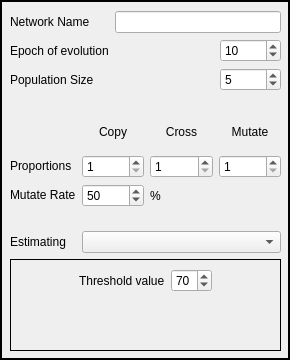
      <widget class="QFrame" name="frame">
       <property name="sizePolicy">
        <sizepolicy hsizetype="Preferred" vsizetype="Preferred">
         <horstretch>0</horstretch>
         <verstretch>0</verstretch>
        </sizepolicy>
       </property>
       <property name="frameShape">
        <enum>QFrame::WinPanel</enum>
       </property>
       <widget class="QWidget" name="verticalLayoutWidget_2">
        <property name="geometry">
         <rect>
          <x>10</x>
          <y>10</y>
          <width>271</width>
          <height>341</height>
         </rect>
        </property>
        <layout class="QVBoxLayout" name="verticalLayout_2" stretch="5,1,5,1,5,5">
         <item>
          <layout class="QGridLayout" name="gridLayout_4">
           <property name="topMargin">
            <number>1</number>
           </property>
           <item row="1" column="1">
            <layout class="QHBoxLayout" name="horizontalLayout_23">
             <item>
              <spacer name="horizontalSpacer_34">
               <property name="orientation">
                <enum>Qt::Horizontal</enum>
               </property>
               <property name="sizeHint" stdset="0">
                <size>
                 <width>40</width>
                 <height>20</height>
                </size>
               </property>
              </spacer>
             </item>
             <item>
              <widget class="QSpinBox" name="evolEpoch_SB">
               <property name="minimum">
                <number>1</number>
               </property>
               <property name="maximum">
                <number>10000</number>
               </property>
               <property name="value">
                <number>10</number>
               </property>
              </widget>
             </item>
            </layout>
           </item>
           <item row="0" column="0">
            <widget class="QLabel" name="label_15">
             <property name="text">
              <string>Network Name</string>
             </property>
            </widget>
           </item>
           <item row="0" column="1">
            <widget class="QLineEdit" name="netName_LE"/>
           </item>
           <item row="1" column="0">
            <widget class="QLabel" name="label_18">
             <property name="text">
              <string>Epoch of evolution</string>
             </property>
            </widget>
           </item>
           <item row="2" column="0">
            <widget class="QLabel" name="label_17">
             <property name="text">
              <string>Population Size</string>
             </property>
            </widget>
           </item>
           <item row="2" column="1">
            <layout class="QHBoxLayout" name="horizontalLayout_24">
             <item>
              <spacer name="horizontalSpacer_35">
               <property name="orientation">
                <enum>Qt::Horizontal</enum>
               </property>
               <property name="sizeHint" stdset="0">
                <size>
                 <width>40</width>
                 <height>20</height>
                </size>
               </property>
              </spacer>
             </item>
             <item>
              <widget class="QSpinBox" name="popSize_SB">
               <property name="minimum">
                <number>3</number>
               </property>
               <property name="maximum">
                <number>10000</number>
               </property>
               <property name="value">
                <number>5</number>
               </property>
              </widget>
             </item>
            </layout>
           </item>
          </layout>
         </item>
         <item>
          <spacer name="verticalSpacer">
           <property name="orientation">
            <enum>Qt::Vertical</enum>
           </property>
           <property name="sizeHint" stdset="0">
            <size>
             <width>20</width>
             <height>40</height>
            </size>
           </property>
          </spacer>
         </item>
         <item>
          <layout class="QGridLayout" name="gridLayout_5">
           <item row="1" column="1">
            <widget class="QSpinBox" name="copy_SB">
             <property name="minimum">
              <number>1</number>
             </property>
            </widget>
           </item>
           <item row="0" column="2">
            <widget class="QLabel" name="label_21">
             <property name="text">
              <string>&lt;html&gt;&lt;head/&gt;&lt;body&gt;&lt;p align=&quot;center&quot;&gt;Cross&lt;/p&gt;&lt;/body&gt;&lt;/html&gt;</string>
             </property>
            </widget>
           </item>
           <item row="0" column="3">
            <widget class="QLabel" name="label_22">
             <property name="text">
              <string>&lt;html&gt;&lt;head/&gt;&lt;body&gt;&lt;p align=&quot;center&quot;&gt;Mutate&lt;/p&gt;&lt;/body&gt;&lt;/html&gt;</string>
             </property>
            </widget>
           </item>
           <item row="0" column="1">
            <widget class="QLabel" name="label_20">
             <property name="text">
              <string>&lt;html&gt;&lt;head/&gt;&lt;body&gt;&lt;p align=&quot;center&quot;&gt;Copy&lt;/p&gt;&lt;/body&gt;&lt;/html&gt;</string>
             </property>
            </widget>
           </item>
           <item row="1" column="0">
            <widget class="QLabel" name="label_19">
             <property name="text">
              <string>&lt;html&gt;&lt;head/&gt;&lt;body&gt;&lt;p&gt;Proportions&lt;/p&gt;&lt;/body&gt;&lt;/html&gt;</string>
             </property>
            </widget>
           </item>
           <item row="1" column="3">
            <widget class="QSpinBox" name="mutate_SB">
             <property name="minimum">
              <number>1</number>
             </property>
            </widget>
           </item>
           <item row="1" column="2">
            <widget class="QSpinBox" name="cross_SP">
             <property name="minimum">
              <number>1</number>
             </property>
            </widget>
           </item>
           <item row="2" column="0">
            <widget class="QLabel" name="label_23">
             <property name="text">
              <string>&lt;html&gt;&lt;head/&gt;&lt;body&gt;&lt;p&gt;Mutate Rate&lt;/p&gt;&lt;/body&gt;&lt;/html&gt;</string>
             </property>
            </widget>
           </item>
           <item row="2" column="1">
            <widget class="QSpinBox" name="mutateRate_SB">
             <property name="minimum">
              <number>10</number>
             </property>
             <property name="maximum">
              <number>100</number>
             </property>
             <property name="value">
              <number>50</number>
             </property>
            </widget>
           </item>
           <item row="2" column="2">
            <widget class="QLabel" name="label_24">
             <property name="text">
              <string>%</string>
             </property>
            </widget>
           </item>
          </layout>
         </item>
         <item>
          <spacer name="verticalSpacer_2">
           <property name="orientation">
            <enum>Qt::Vertical</enum>
           </property>
           <property name="sizeHint" stdset="0">
            <size>
             <width>20</width>
             <height>40</height>
            </size>
           </property>
          </spacer>
         </item>
         <item>
          <layout class="QHBoxLayout" name="horizontalLayout_25" stretch="1,3">
           <item>
            <widget class="QLabel" name="label_25">
             <property name="text">
              <string>&lt;html&gt;&lt;head/&gt;&lt;body&gt;&lt;p&gt;Estimating&lt;/p&gt;&lt;/body&gt;&lt;/html&gt;</string>
             </property>
            </widget>
           </item>
           <item>
            <widget class="QComboBox" name="estimatingWay_CB"/>
           </item>
          </layout>
         </item>
         <item>
          <widget class="QFrame" name="frame_3">
           <property name="frameShape">
            <enum>QFrame::Box</enum>
           </property>
           <widget class="QWidget" name="horizontalLayoutWidget_3">
            <property name="geometry">
             <rect>
              <x>10</x>
              <y>10</y>
              <width>251</width>
              <height>31</height>
             </rect>
            </property>
            <layout class="QHBoxLayout" name="horizontalLayout_32">
             <property name="sizeConstraint">
              <enum>QLayout::SetMaximumSize</enum>
             </property>
             <item>
              <spacer name="horizontalSpacer_17">
               <property name="orientation">
                <enum>Qt::Horizontal</enum>
               </property>
               <property name="sizeHint" stdset="0">
                <size>
                 <width>40</width>
                 <height>20</height>
                </size>
               </property>
              </spacer>
             </item>
             <item>
              <widget class="QLabel" name="label_32">
               <property name="text">
                <string>Threshold value</string>
               </property>
              </widget>
             </item>
             <item>
              <widget class="QSpinBox" name="spinBox">
               <property name="minimum">
                <number>50</number>
               </property>
               <property name="value">
                <number>70</number>
               </property>
              </widget>
             </item>
             <item>
              <spacer name="horizontalSpacer_38">
               <property name="orientation">
                <enum>Qt::Horizontal</enum>
               </property>
               <property name="sizeHint" stdset="0">
                <size>
                 <width>40</width>
                 <height>20</height>
                </size>
               </property>
              </spacer>
             </item>
            </layout>
           </widget>
          </widget>
         </item>
        </layout>
       </widget>
      </widget>
